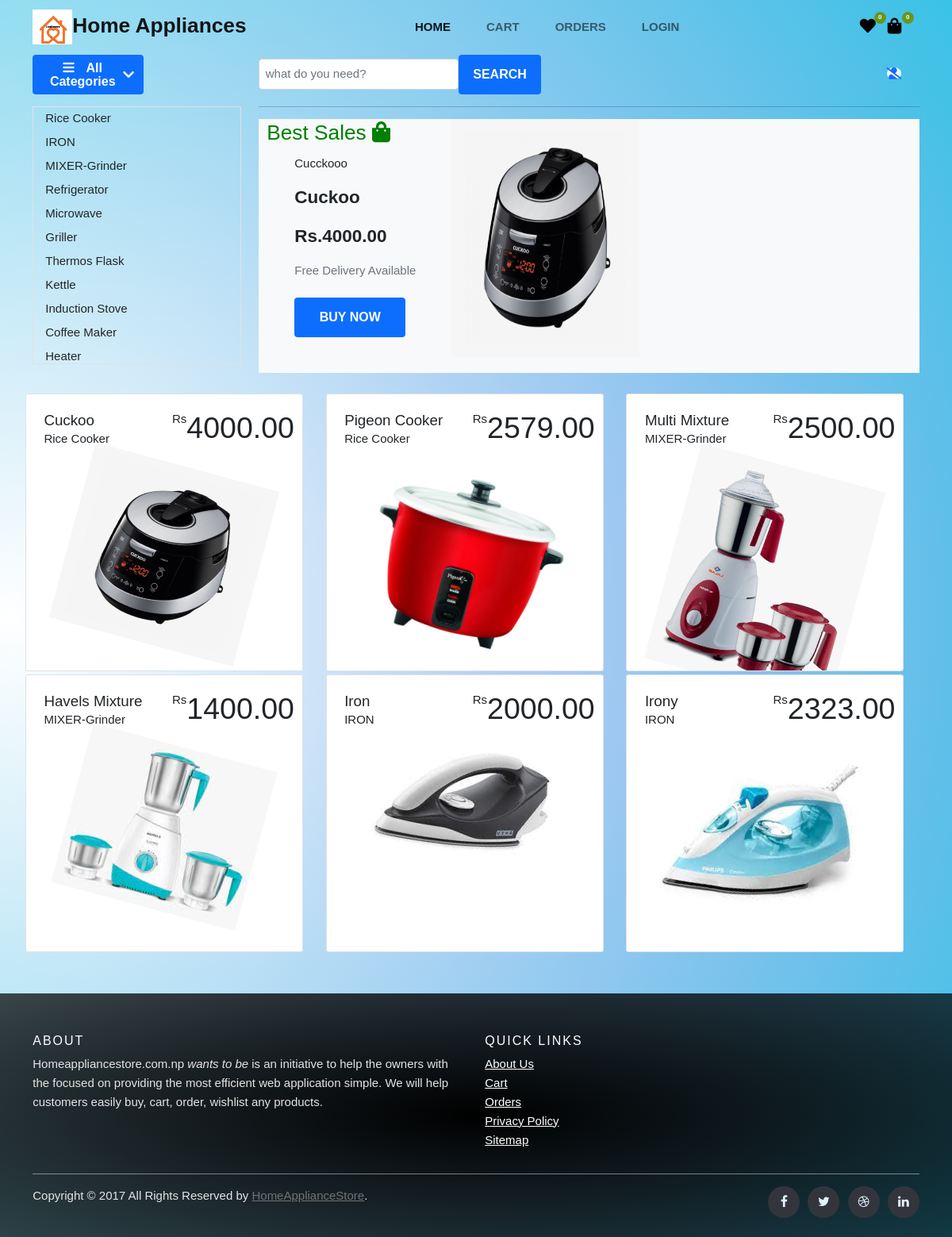
Screenshot of /public/ with the database file from the repository.
### tables this page shows
CREATE TABLE `categories` (
  `ct_id` bigint(20) NOT NULL,
  `ct_name` varchar(255) NOT NULL,
  `ct_desc` varchar(255) NOT NULL
);

CREATE TABLE `sales` (
  `id` bigint(20) NOT NULL,
  `product_id` bigint(20) NOT NULL,
  `sales_qty` int(11) NOT NULL
);

CREATE TABLE `products` (
  `pr_id` bigint(20) NOT NULL,
  `pr_name` varchar(255) NOT NULL,
  `pr_desc` varchar(255) NOT NULL,
  `pr_img` varchar(255) NOT NULL,
  `pr_price` decimal(10,2) NOT NULL,
  `pr_qty` int(10) NOT NULL,
  `cat_id` bigint(20) NOT NULL,
  `pr_brand` varchar(255) NOT NULL,
  `stock` int(10) NOT NULL
);

### helpers/functions.php (called while the page is built, shortened)
<?php
function cLogged(){
    if(isset($_SESSION['customer'])){
        return true;
    }else{
        return false;
    }
}

### classes/dbh.class.php (called while the page is built)
<?php
class Dbh {
    private $host = "localhost";
    private $user = "root";
    private $pwd = "";
    private $dbName = "project";
    public function connect () {
        $dsn = 'mysql:host=' . $this->host . ';dbname=' . $this->dbName;
        try{
        $pdo = new PDO($dsn, $this->user, $this->pwd);
        $pdo->setAttribute(PDO::ATTR_DEFAULT_FETCH_MODE, PDO::FETCH_ASSOC);
        $pdo->setAttribute(PDO::ATTR_ERRMODE, PDO::ERRMODE_EXCEPTION);
        return $pdo;
        }catch (PDOException $e){
            echo 'Connection failed: ' . $e->getMessage();
        }
    }
}

### classes/category.class.php (called while the page is built, shortened)
<?php
require_once "../classes/dbh.class.php";
class Category extends Dbh {
    public function getAll() {
        $sql = "SELECT * FROM `categories`";
        $stmt = $this->connect()->prepare($sql);
        $stmt->execute();
        while($result = $stmt->fetchAll()) {
            return $result;
        }
    }
}

### classes/sales.class.php (called while the page is built, shortened)
<?php
require_once "../classes/dbh.class.php";
class Sales extends Dbh {
    public function mostSales(){
        $sql = "SELECT * FROM `sales` INNER JOIN products WHERE sales.product_id = products.pr_id ORDER BY sales_qty desc LIMIT 1";
        $stmt = $this->connect()->prepare($sql);
        $stmt->execute();
        $result = $stmt->fetch();
        return $result;
    }
}

### classes/product.class.php (called while the page is built, shortened)
<?php
require_once "../classes/dbh.class.php";
class Product extends Dbh {
    public function getProduct() {
        $sql = "SELECT * FROM `products` INNER JOIN categories WHERE cat_id = categories.ct_id";
        $stmt = $this->connect()->prepare($sql);
        $stmt->execute();
        while($result = $stmt->fetchAll()) {
            return $result;
        }
    }
}

### public/index.php (the view, shortened to what this page needs)
<?php
require_once "../helpers/functions.php";
require_once "layout/header.php";
$products = new Product();
$SALES = new Sales;
?>
<link rel="stylesheet" href="layout/css/productlist.css">
<?php
$banner = $SALES->mostSales();
if($banner > 0):
?>
            <div style="position: relative;" class="d-lg-flex flex-lg-row d-flex flex-column-reverse bg-light mt-2 ">
                <div class="p-5" id="2">
                    <p class="p-green"><?=$banner['pr_brand']?></p>
                    <P class="fs-4 fw-bold"><?=$banner['pr_name']?></P>
                    <p class="fs-4 fw-bold">Rs.<?=$banner['pr_price']?></p>
                    <p class="text-muted mb-4">Free Delivery Available</p>
                        <form action="buynow.php" method="post">
                                <button type="submit" name="buynow" class="btn btn-primary w-100">BUY NOW</button>
                        </form>
                </div>
                <marquee behavior="alternate" direction="right" scrollamount = "1">
                    <div id="1" class="front"><img src="../admin/uploads/<?=$banner['pr_img']?>" class="w-75 h-100" alt="banner img"></div>
                </marquee>
                <marquee style="position:absolute; top: 2px;left:10px;color:green" behavior="alternate" width="200px;" direction=""><h3>Best Sales <i class="fas fa-shopping-bag"></i></h3></marquee>
            </div>
            <?php
            endif; ?>
        </div>
        <div class="row g-1 mt-4 mb-2">
            <?php
            if($products->getProduct() > 0):
                foreach($products->getProduct() as $product):
            ?>
                <div class="col-lg-4 col-md-6 col-sm-10 offset-md-0 offset-sm-1">
                    <div class="card p-2 ml-5 border">
                        <div class="p-info px-3 py-3">
                            <div>
                                <h5 class="mb-0"><?=$product['pr_name']?></h5> <span><?=$product['ct_name']?></span>
                            </div>
                            <div class="p-price d-flex flex-row"> <span>Rs</span>
                                <h1><?=$product['pr_price']?></h1>
                            </div>
                            <form action="wish.php" method="post">
                                <div class="heart">
                                </div>
                            </form>
                        </div>
                        <div class="text-center p-image"> <img src="../admin/uploads/<?=$product['pr_img']?>"> </div>
                    </div>
                </div>
            <?php
                endforeach;
            endif;
            ?>
        </div>
<?php require_once "layout/footer.php" ?>

### public/layout/header.php (shortened to what this page needs)
<?php
$category = new Category;
?>
<!DOCTYPE html>
<html lang="en">
<head>
    <link rel="stylesheet" href="https://cdn.jsdelivr.net/npm/bootstrap@5.0.1/dist/css/bootstrap.min.css">
    <link rel="stylesheet" href="https://use.fontawesome.com/releases/v5.7.2/css/all.css">
    <link rel="stylesheet" href="https://cdnjs.cloudflare.com/ajax/libs/font-awesome/4.7.0/css/font-awesome.min.css">
    <link rel="stylesheet" href="layout/css/style.css">
    <link href="layout/css/ui.css" rel="stylesheet" type="text/css" />
</head>
<body>
    <div class="container-out">
<div class="container">
    <nav class="navbar navbar-expand-lg navbar-light ">
        <div class="container-fluid pe-lg-2 p-0"> <a class="navbar-brand fw-bold fs-3" href="index.php"><img src="../img/logo.jpeg" alt="Brand Logo" width="50px" >Home Appliances</a>
            <div class="collapse navbar-collapse" id="navbarSupportedContent">
                <ul class="navbar-nav ms-auto mb-2 mb-lg-0">
                    <li class="nav-item"> <a class="nav-link pe-3 me-4 fw-bold active" aria-current="page" href="index.php">HOME</a> </li>
                    <li class="nav-item"> <a class="nav-link pe-3 me-4 fw-bold" href="cart.php">CART</a> </li>
                    <li class="nav-item"> <a class="nav-link pe-3 me-4 fw-bold" href="orders.php">ORDERS</a> </li>
                    <?php
                        if(!cLogged()){
                    ?>
                    <li class="nav-item"> <a class="nav-link pe-3 me-4 fw-bold" href="login.php">LOGIN</a> </li>
                    <?php
                        }else{
                            ?>
                            <li class="nav-item"> <a class="nav-link pe-3 me-4 fw-bold text-danger" href="logout.php" onClick="return confirm('Confirm Logout')">LOGOUT</a> </li>
                        <?php
                        }
                    ?>
                </ul>
                <?php
                if(cLogged()){
                    ?>
                        <ul class="navbar-nav icons ms-auto mb-2 mb-lg-0">
                            <li class=" nav-item pe-3"> <a href="wish.php" class="fas fa-heart"> <span class="num rounded-circle">
                                <?php
                                    $WISH = new Wish();
                                    if(is_array($WISH->getAll($_SESSION['customer_id']))){
                                        echo count($WISH->getAll($_SESSION['customer_id']));
                                    }else{
                                        echo 0;
                                    }
                                ?>
                            </span> </a> </li>
                            <li class=" nav-item pe-3">
                                <a href="cart.php" class="fas fa-shopping-bag">
                                    <span class="num rounded-circle">
                                <?php
                                    $cart = new Cart();
                                        if(is_array($cart->getAll($_SESSION['customer_id']))){
                                            echo count($cart->getAll($_SESSION['customer_id']));
                                        }else{
                                            echo 0;
                                        }
                                    ?>
                                </span>
                                </a>
                            </li>
                            <li class=" nav-item"> <span class="">items: Rs.</span> <span class="fw-bold">
                                <?php
                                    if($cart->total($_SESSION['customer_id']) > 0){
                                        echo $cart->total($_SESSION['customer_id']);
                                    }else{
                                        echo "0";
                                    }
                                ?>
                            </span> </li>
                        </ul>
                    <?php
                }else{
                    ?>
                        <ul class="navbar-nav icons ms-auto mb-2 mb-lg-0">
                            <li class=" nav-item pe-3"> <a href="wish.php" class="fas fa-heart"> <span class="num rounded-circle">0</span> </a> </li>
                            <li class=" nav-item pe-3"> <a href="cart.php" class="fas fa-shopping-bag"> <span class="num rounded-circle">0</span> </a> </li>
                        </ul>
                    <?php
                }
                ?>
            </div>
        </div>
    </nav>
    <div class="row">
        <div class="col-lg-3 mb-lg-0 mb-2">
            <p> <a  class="btn btn-primary w-100 d-flex align-items-center justify-content-between" data-bs-toggle="collapse" href="#collapseExample"  role="button" aria-expanded="true" aria-controls="collapseExample"> <span class="fas fa-bars"><span class="ps-3">All Categories</span></span> <span class="fas fa-chevron-down"></span> </a> </p>
            <div class="<?php if(isset($banda)){echo "collapse";}else{echo "collapse show";} ?>  border" id="collapseExample">
                <ul class="list-unstyled">
                    <?php
                    if($category->getAll() > 0):
                        foreach ($category->getAll() as $cat):
                    ?>
                        <li><a class="dropdown-item" href="category.php?id=<?=$cat['ct_id']?>"><?=$cat['ct_name']?></a></li>
                    <?php
                        endforeach;
                    else:
                        echo "<p style='color:red;'>No categories</p>";
                    endif;
                    ?>
                </ul>
            </div>
        </div>
        <div class="col-lg-9">
            <div class="d-lg-flex">
                <div class="d-lg-flex align-items-center">
                    <form action="search.php" method="post">
                    <div class="d-flex align-items-center w-100 h-100 ps-lg-0 ps-sm-3">
                       <input class="form-control p-2" type="text" name='item_searched' placeholder="what do you need?" required>
                       <button type="submit" name="search" class="btn btn-primary d-flex align-items-center justify-content-center">SEARCH</button>
               </div>
                    </form>
                </div>
                <?php
                            if(cLogged()){
                                $customer = new Customer();
                                ?>
                <div class="d-flex align-items-center ms-lg-auto mt-lg-0 mt-3 pe-2"> <span class=" me-2 fas fa-user bg-light rounded-circle"></span>
                    <div class="d-flex flex-column ps-2">
                                <p class="fw-bold"><?=$customer->selected($_SESSION['customer'])['name']?></p>
                                <?php
                            }else{
                                ?>
                                <div class="d-flex align-items-center ms-lg-auto mt-lg-0 mt-3 pe-2"> <a href="login.php"><span class=" me-2 fas fa-user-slash bg-light rounded-circle"></span></a>
                                <?php
                            }
                        ?>
                </div>
            </div>
            <hr style="width:100%;text-align:left;margin-left:0">

### public/layout/css/style.css (style rules this page uses)
* { margin: 0; padding: 0; box-sizing: border-box; font-family: 'Poppins', sans-serif }
body { background: radial-gradient(rgb(92, 157, 255),rgb(63, 217, 255)); }
.container-out { background:radial-gradient(circle at 1%,rgba(255, 255, 255),rgba(0, 0, 0, 0.1)); animation-name: moving; animation-duration: 7s; animation-iteration-count: infinite; }
.front { height: 300px; }
.num { position: absolute; display: flex; flex-direction: column; justify-content: center; align-items: center; top: -8px; left: 18px; width: 15px; height: 15px; font-size: 8px; background-color: #67971f; color: rgb(255, 255, 255) }
a.fas { position: relative; font-size: 20px; text-decoration: none; color: black }
.collapse.show { max-height: 325px; overflow-y: scroll; }

### public/layout/css/ui.css (style rules this page uses)
html { font-size: 15px; }
.border { border: 1px solid #dee2e6; }
[class*="list-"] li:after { visibility: hidden; display: block; content: ""; overflow: hidden; height: 0; clear: both; }

### public/layout/css/productlist.css (style rules this page uses)
.card { width: 350px; border: none; height: 350px; border-radius: 3px; cursor: pointer; position: relative; overflow: hidden }
.p-info { display: flex; justify-content: space-between }
.p-price { position: absolute; right: 10px; top: 20px }
.p-image img { width: 240px; transform: rotate(15deg); transition: all 0.5s }
.btn { height: 50px; font-size: 16px; width: 140px !important; font-weight: 600 }

### rows the page displays
categories: ct_name "Rice Cooker"
categories: ct_name "IRON"
categories: ct_name "MIXER-Grinder"
categories: ct_name "Refrigerator"
categories: ct_name "Microwave"
categories: ct_name "Griller"
categories: ct_name "Thermos Flask"
categories: ct_name "Kettle"
categories: ct_name "Induction Stove"
categories: ct_name "Coffee Maker"
categories: ct_name "Heater"
sales: product.pr_brand "Cucckooo", product.pr_name "Cuckoo", product.pr_price "4000.00", product.pr_img (picture)
products: pr_name "Cuckoo", cat.ct_name "Rice Cooker", pr_price "4000.00", pr_img (picture)
products: pr_name "Pigeon Cooker", cat.ct_name "Rice Cooker", pr_price "2579.00", pr_img (picture)
products: pr_name "Multi Mixture", cat.ct_name "MIXER-Grinder", pr_price "2500.00", pr_img (picture)
products: pr_name "Havels Mixture", cat.ct_name "MIXER-Grinder", pr_price "1400.00", pr_img (picture)
products: pr_name "Iron", cat.ct_name "IRON", pr_price "2000.00", pr_img (picture)
products: pr_name "Irony", cat.ct_name "IRON", pr_price "2323.00", pr_img (picture)
